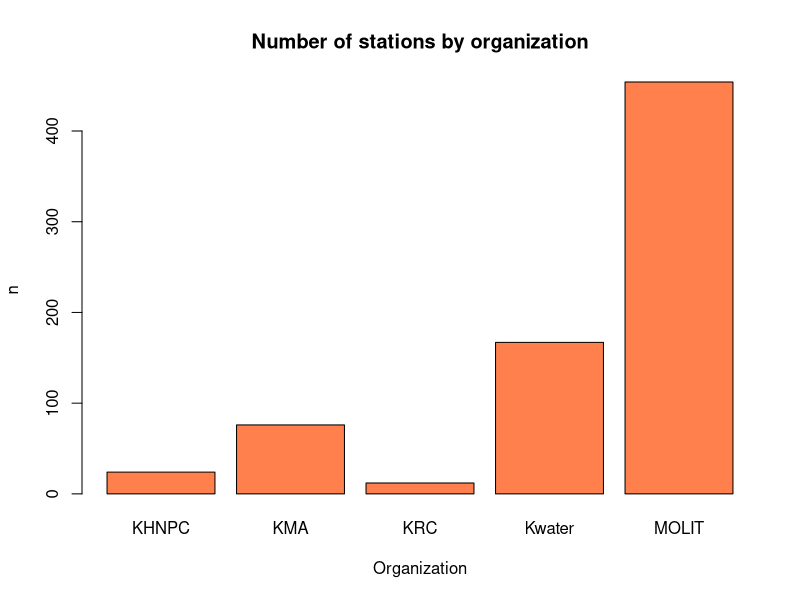

Source code (R):
# Packages ----------------------------------------------------------------
library("plyr")

# 1 Loading data -----------------------------------------------------------
rm(list = ls()) # Remove all variable
dat <- read.csv("./stPre.kr.csv")

# 2 counting number of sation ----------------------------------------------
n.st <- nrow(dat)

# 3 counting number of station each by organization -----------------------
n.st.eachOrg <- count(dat, vars = "Control_og")

# 4 counting number of station in the range ------------------------------
n.st.range <-0
for(i in 1:n.st){
    if(128<=dat$Longitude[i] && dat$Longitude[i] <=129 && 
        36<=dat$Latitude[i] && dat$Latitude[i] <= 38){
        n.st.range <- n.st.range +1}
}

# 5 Function calculating distance between two points ----------------------
f.dis <- function(x1, y1, x2, y2){
    out <- sqrt( (x1-x2)^2 + (y1-y2)^2 )
    return(out)
}

# 6 Estimating distance between two stations -------------------------------
st.1 <- "Daegi"
st.2 <- "Deungmae"
st.1.index <- grep(st.1, dat$ST_NAME_E)
st.2.index <- grep(st.2, dat$ST_NAME_E)

x1 <- dat$X_EPSG5186[st.1.index]
y1 <- dat$Y_EPSG5186[st.1.index]
x2 <- dat$X_EPSG5186[st.2.index]
y2 <- dat$Y_EPSG5186[st.2.index]

val.dis <- f.dis(x1 = x1, y1 = y1, x2 = x2, y2 = y2)

n.st.eachOrg.vec <- n.st.eachOrg[,2]
names(n.st.eachOrg.vec)<- n.st.eachOrg[,1]

barplot(n.st.eachOrg.vec, xlab = "Organization", ylab = "n", col=rgb(1,0.5,0.3), main ="Number of stations by organization" )
